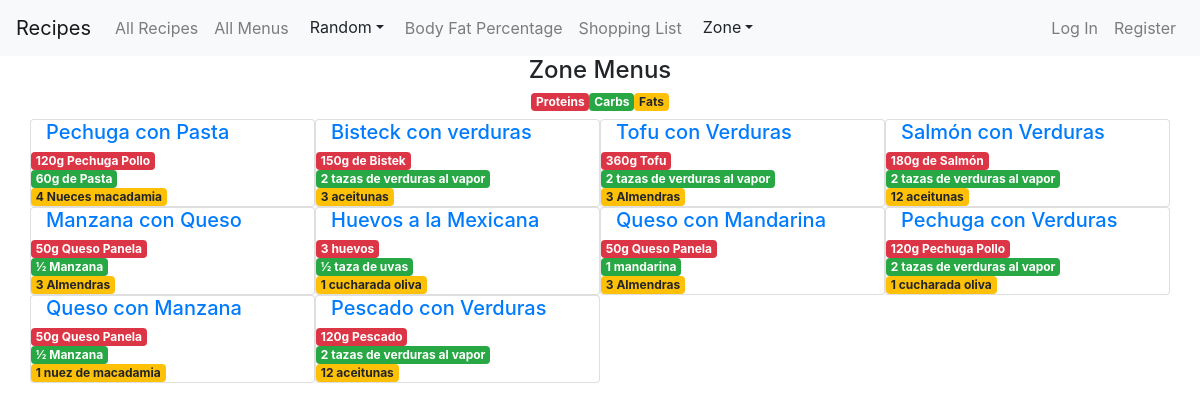
Screenshot of /zone_menus with the database file from the repository.
### app/models.py (models this page shows, shortened)
class ZoneMenu(models.Model):
    name = models.CharField(max_length=30)
    price = models.IntegerField(default=0)
    ratio = models.FloatField(default=0)
    tags = models.CharField(max_length=50, default="meal")

class Item(models.Model):
    menu = models.ForeignKey(ZoneMenu, on_delete=models.CASCADE)
    product = models.ForeignKey(ZoneProduct, on_delete=models.CASCADE )

class ZoneProduct(models.Model):
    name = models.CharField(max_length=30)
    price = models.IntegerField()
    category = models.CharField(max_length=20)
    blocks = models.IntegerField()

### app/views.py (the view)
# urls.py: path("zone_menus", views.zone_menus, name="zone_menus"),
def zone_menus(request):
    if request.method == 'GET':
        menus = ZoneMenu.objects.all()
        return render(request, 'app/zone_menus.html', {
            'menus': menus
        })

### app/templates/app/zone_menus.html (shortened to what this page needs)
{% extends 'app/layout.html' %}
{% block body %}
  <div class="container">
    <h4 class='text-center'>Zone Menus</h4>
    <div class="row justify-content-center m-2">
      <div class="badge badge-danger">Proteins</div>
      <div class="badge badge-success">Carbs</div>
      <div class="badge badge-warning">Fats</div>
    </div>
    <div class="row">
      {% for menu in menus %}
      <div class="card col-lg-3 col-sm-6">
        <a href="zone_menu/{{menu.id}}">
          <h5>{{menu.name}}</h5>
        </a>
          {% for item in menu.item_set.all %}
            {% if item.product.category == 'Protein'%}
              <div class="row">
                <div class="badge badge-danger">
                  {{item.product.name}}
                </div>
              </div>
            {% endif %}
          {% endfor %}
          {% for item in menu.item_set.all %}
            {% if item.product.category == 'Carbs'%}
            <div class="row">
              <div class="badge badge-success">
                {{item.product.name}}
              </div>
            </div>
            {% endif %}
          {% endfor %}
          {% for item in menu.item_set.all %}
            {% if item.product.category == 'Fat'%}
            <div class="row">
              <div class="badge badge-warning">
                {{item.product.name}}
              </div>
            </div>
            {% endif %}
          {% endfor %}
      </div>
      {% endfor %}
      {% endblock %}

### rows the page displays
ZoneMenu: name "Pechuga con Pasta"
Item: product.name "120g Pechuga Pollo"
Item: product.name "60g de Pasta"
Item: product.name "4 Nueces macadamia"
ZoneMenu: name "Bisteck con verduras"
Item: product.name "150g de Bistek"
Item: product.name "2 tazas de verduras al vapor"
Item: product.name "3 aceitunas"
ZoneMenu: name "Tofu con Verduras"
Item: product.name "360g Tofu"
Item: product.name "2 tazas de verduras al vapor"
Item: product.name "3 Almendras"
ZoneMenu: name "Salmón con Verduras"
Item: product.name "180g de Salmón"
Item: product.name "2 tazas de verduras al vapor"
Item: product.name "12 aceitunas"
ZoneMenu: name "Manzana con Queso"
Item: product.name "50g Queso Panela"
Item: product.name "½ Manzana"
Item: product.name "3 Almendras"
ZoneMenu: name "Huevos a la Mexicana"
Item: product.name "3 huevos"
Item: product.name "½ taza de uvas"
Item: product.name "1 cucharada oliva"
ZoneMenu: name "Queso con Mandarina"
Item: product.name "50g Queso Panela"
Item: product.name "1 mandarina"
Item: product.name "3 Almendras"
ZoneMenu: name "Pechuga con Verduras"
Item: product.name "120g Pechuga Pollo"
Item: product.name "2 tazas de verduras al vapor"
Item: product.name "1 cucharada oliva"
ZoneMenu: name "Queso con Manzana"
Item: product.name "50g Queso Panela"
Item: product.name "½ Manzana"
Item: product.name "1 nuez de macadamia"
ZoneMenu: name "Pescado con Verduras"
Item: product.name "120g Pescado"
Item: product.name "2 tazas de verduras al vapor"
Item: product.name "12 aceitunas"
